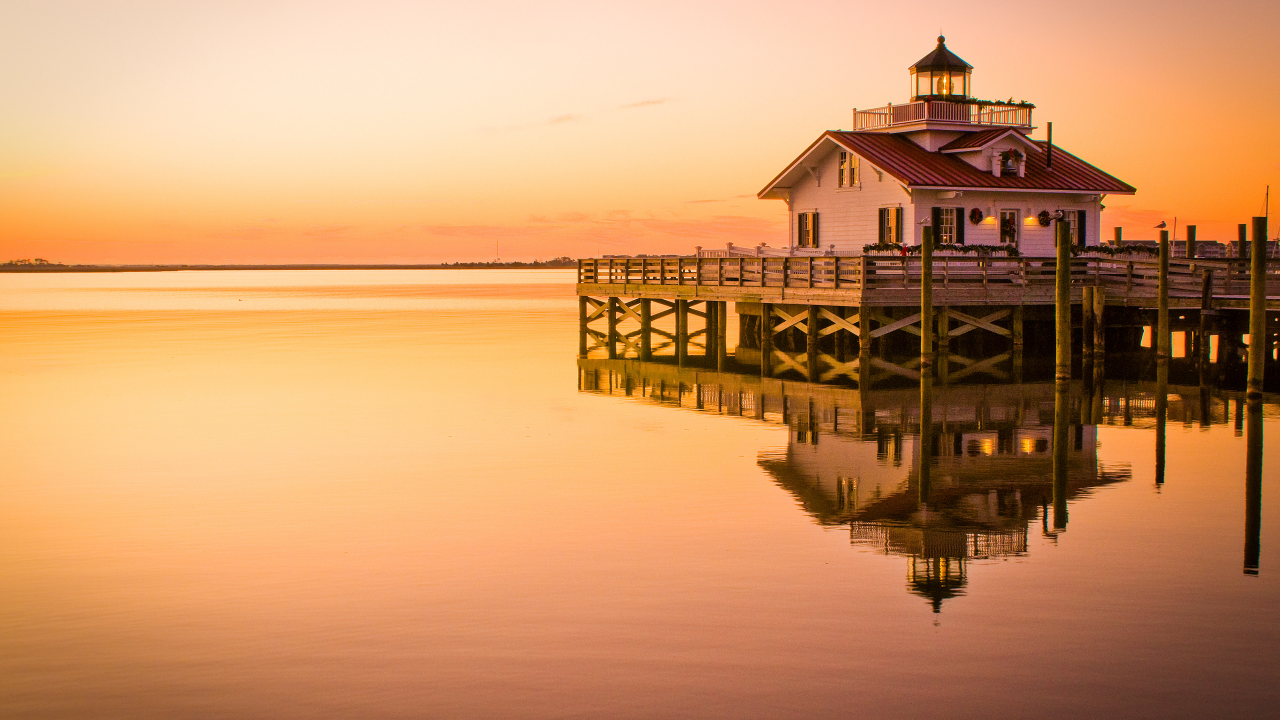
#> input picture backend/sample.jpg, 3840 x 2160 px (shown at 1/3 size); its folder holds only this picture in this run
$ python -i forensics.py   (imports and definitions only)
#> lines starting #> are read from the running program, lines starting #| are printed output that depends on the picture; after the words box and inside, x2 and y2 are one past the last pixel; in counts of white or black regions, pixels touching at a corner belong together
"""
AI-Content Verification Hub — Forensic Image Analysis Engine

Computes complementary physical and mathematical forensic signals:
- Error Level Analysis (ELA)
- High-Pass Noise Variance Analysis
- 2D FFT Frequency-Domain Spectral Analysis
- JPEG Quantization Matrix Analysis

Every signal strictly adheres to the 6-field schema:
(signal, value, severity, confidence, description, limitations)
"""

import io
import math
from typing import Any, Dict, List
import numpy as np
from PIL import Image, ImageChops, ImageFilter, ImageFile

ImageFile.LOAD_TRUNCATED_IMAGES = True


class ForensicEngine:
    """Computes forensic image analysis signals."""

    # [130 lines left out: functions analyze_ela, analyze_noise, not called in this run]

    @staticmethod
    def analyze_fft(image_path: str) -> Dict[str, Any]:
        """
        2D Frequency-Domain (FFT) Spectral Analysis:
        Applies 2D Fast Fourier Transform to compute log-magnitude spectrum,
        checking for high-frequency periodic grid/lattice artifacts typical of AI generators.
        """
#> called with image_path = '../sample.jpg'
        try:
            img = Image.open(image_path).convert("L")
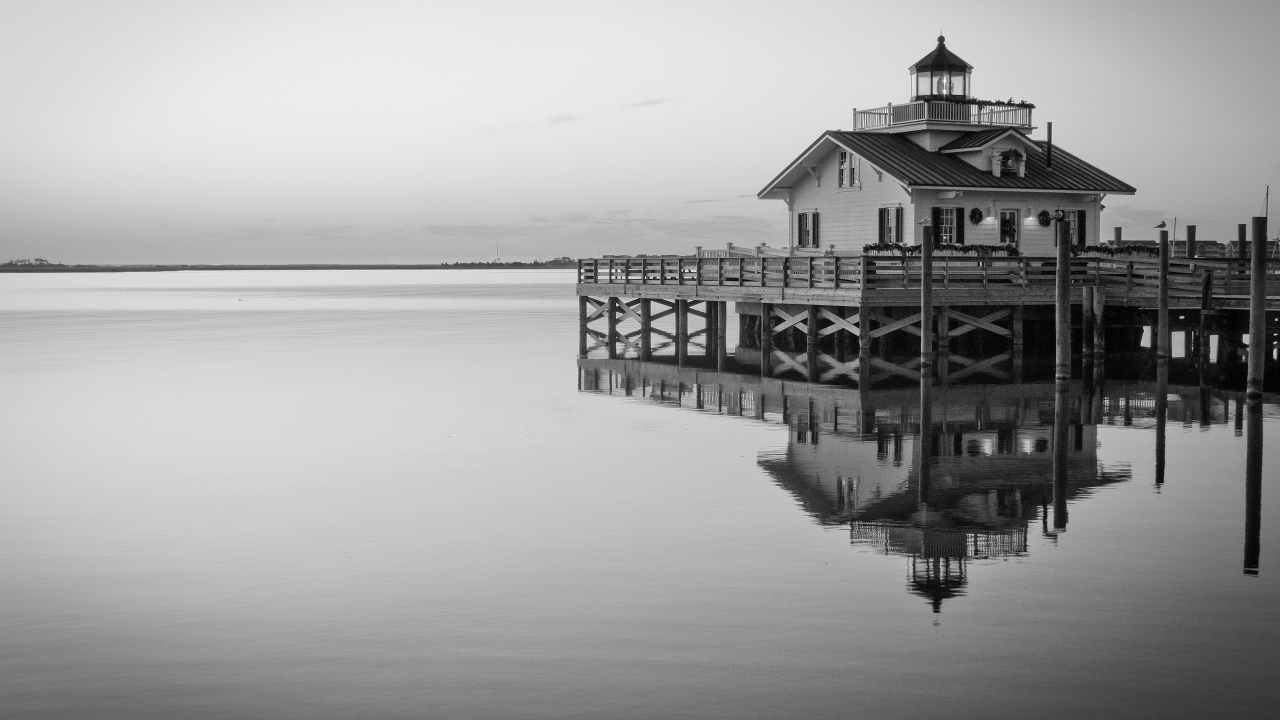
#> img: PIL image 3840x2160 L (shown at 1/3 size); min 0, max 255, mean 158.4
            # Resize for fast, uniform FFT computation (512x512)
            img_resized = img.resize((512, 512), Image.Resampling.BILINEAR)
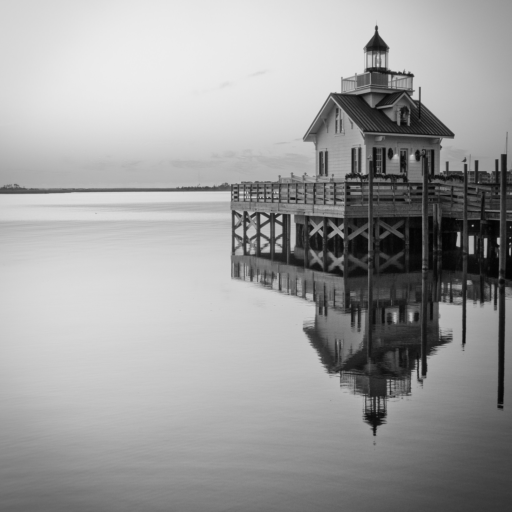
#> img_resized: PIL image 512x512 L; min 3, max 237, mean 158.4
            img_np = np.array(img_resized, dtype=np.float32)

            # 2D Fast Fourier Transform & shift zero frequency to center
            f_transform = np.fft.fft2(img_np)
            f_shift = np.fft.fftshift(f_transform)
            magnitude_spectrum = np.log(1 + np.abs(f_shift))
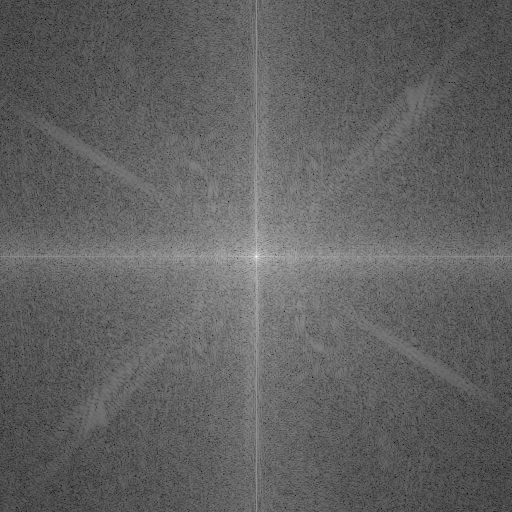
#> magnitude_spectrum: shape (512, 512) float64; min 1.23, max 17.54, mean 7.49; drawn with min black and max white

            # High-frequency radial energy ratio
            cy, cx = 256, 256
            y, x = np.ogrid[:512, :512]
            radius = np.sqrt((x - cx) ** 2 + (y - cy) ** 2)

            high_freq_mask = radius > 128
            high_freq_energy = float(np.sum(magnitude_spectrum[high_freq_mask]))
#> high_freq_energy = 1501112.1
            total_energy = float(np.sum(magnitude_spectrum))
#> total_energy = 1964258.4

            high_freq_ratio = high_freq_energy / (total_energy + 1e-8)
#> high_freq_ratio = 0.764

            # Detect spectral energy peaks away from DC center
            center_masked_spectrum = magnitude_spectrum.copy()
            center_masked_spectrum[radius <= 30] = 0.0
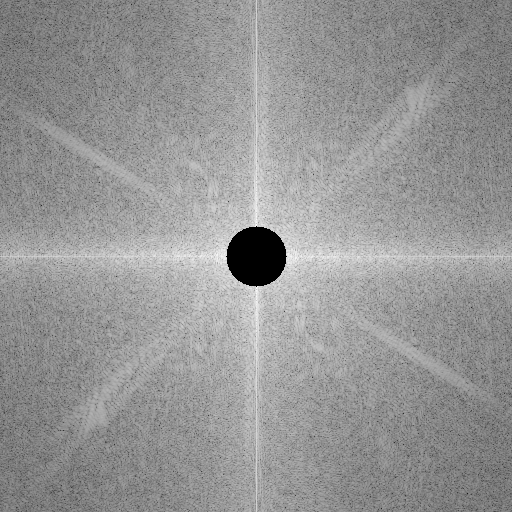
#> center_masked_spectrum: shape (512, 512) float64; 1.08% of pixels changed, all inside (x1, y1, x2, y2) = (226, 226, 287, 287); drawn with min black and max white
            max_peak = float(np.max(center_masked_spectrum))
#> max_peak = 12.55
            mean_spectrum = float(np.mean(center_masked_spectrum))
#> mean_spectrum = 7.38

            spectral_peak_ratio = max_peak / (mean_spectrum + 1e-8)
#> spectral_peak_ratio = 1.7

            if spectral_peak_ratio > 3.8:
                severity = "moderate"
                confidence = 0.75
                desc = f"Periodic frequency-domain spectral spikes detected (peak ratio: {spectral_peak_ratio:.2f}). Common signature of generator lattice artifacts."
            elif high_freq_ratio < 0.20:
                severity = "low"
                confidence = 0.60
                desc = f"Smoothed high-frequency spectrum (ratio: {high_freq_ratio:.2f})."
            else:
                severity = "info"
                confidence = 0.80
                desc = f"Natural Fourier frequency distribution (high freq ratio: {high_freq_ratio:.2f}, peak ratio: {spectral_peak_ratio:.2f})."

            return {
                "signal": "FFT_SPECTRAL_ANALYSIS",
                "value": {
                    "high_freq_ratio": round(high_freq_ratio, 4),
                    "spectral_peak_ratio": round(spectral_peak_ratio, 2),
                    "spectrum_mean": round(mean_spectrum, 2),
                },
                "severity": severity,
                "confidence": confidence,
                "description": desc,
                "limitations": "2D FFT frequency analysis evaluates spatial periodicity. Image resizing or sharpening algorithms can affect high-frequency spectrum metrics.",
            }

        except Exception as e:
            return {
                "signal": "FFT_SPECTRAL_ANALYSIS",
                "value": {"error": str(e)},
                "severity": "info",
                "confidence": 0.3,
                "description": f"Error performing FFT spectral analysis: {str(e)}",
                "limitations": "Could not compute 2D FFT spectrum.",
            }

    # [75 lines left out: functions analyze_jpeg_quantization, extract_all_signals, not called in this run]

>>> result = ForensicEngine().analyze_fft('../sample.jpg')
#> result = 6 items
